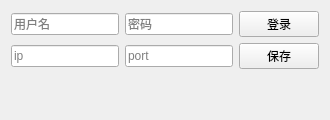
       <widget class="QWidget" name="setPage">
        <layout class="QGridLayout" name="gridLayout_11">
         <item row="0" column="0">
          <layout class="QVBoxLayout" name="verticalLayout_3">
           <item>
            <layout class="QHBoxLayout" name="horizontalLayout_3">
             <item>
              <widget class="QLineEdit" name="leUsername">
               <property name="placeholderText">
                <string>用户名</string>
               </property>
              </widget>
             </item>
             <item>
              <widget class="QLineEdit" name="lePassword">
               <property name="echoMode">
                <enum>QLineEdit::Password</enum>
               </property>
               <property name="placeholderText">
                <string>密码</string>
               </property>
              </widget>
             </item>
             <item>
              <widget class="QPushButton" name="btnLogin">
               <property name="text">
                <string>登录</string>
               </property>
              </widget>
             </item>
            </layout>
           </item>
           <item>
            <layout class="QHBoxLayout" name="horizontalLayout_4">
             <item>
              <widget class="QLineEdit" name="leServerIP">
               <property name="placeholderText">
                <string>ip</string>
               </property>
              </widget>
             </item>
             <item>
              <widget class="QLineEdit" name="leServerPort">
               <property name="placeholderText">
                <string>port</string>
               </property>
              </widget>
             </item>
             <item>
              <widget class="QPushButton" name="btnSave">
               <property name="text">
                <string>保存</string>
               </property>
              </widget>
             </item>
            </layout>
           </item>
           <item>
            <spacer name="verticalSpacer_2">
             <property name="orientation">
              <enum>Qt::Vertical</enum>
             </property>
             <property name="sizeHint" stdset="0">
              <size>
               <width>20</width>
               <height>40</height>
              </size>
             </property>
            </spacer>
           </item>
          </layout>
         </item>
        </layout>
       </widget>
